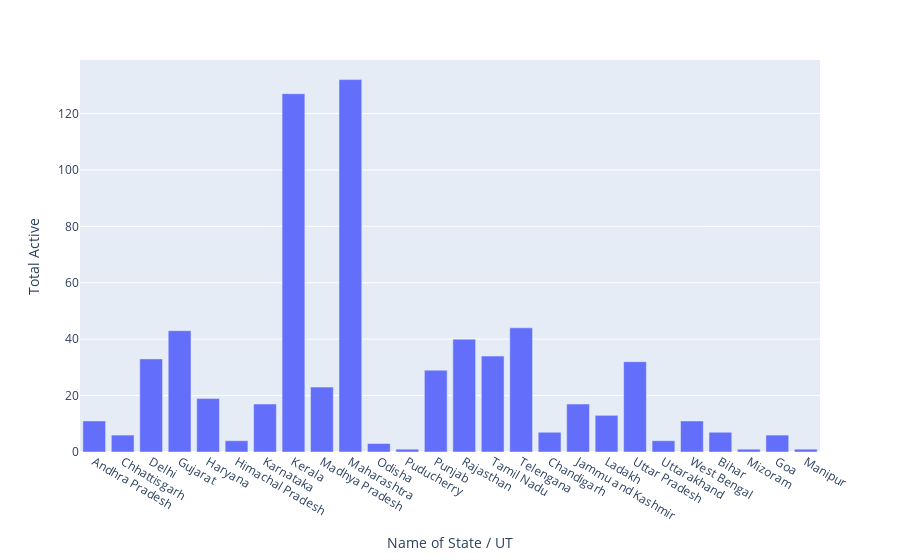

Notebook code for this chart:
### Markdown cell above
### plotly Express

### Code cell
px.bar(df,x='Name of State / UT',y='Total Active')

### Figure 1 — Plotly figure (JSON) as saved in the notebook; plotly's stock layout.template omitted (floating-point values rounded to 4 significant figures)
{"data": [{"alignmentgroup": "True", "hovertemplate": "Name of State / UT=%{x}<br>Total Active=%{y}<extra></extra>", "legendgroup": "", "marker": {"color": "#636efa"}, "name": "", "offsetgroup": "", "orientation": "v", "showlegend": false, "textposition": "auto", "type": "bar", "x": ["Andhra Pradesh", "Chhattisgarh", "Delhi", "Gujarat", "Haryana", "Himachal Pradesh", "Karnataka", "Kerala", "Madhya Pradesh", "Maharashtra", "Odisha", "Puducherry", "Punjab", "Rajasthan", "Tamil Nadu", "Telengana", "Chandigarh", "Jammu and Kashmir", "Ladakh", "Uttar Pradesh", "Uttarakhand", "West Bengal", "Bihar", "Mizoram", "Goa", "Manipur"], "xaxis": "x", "y": [11, 6, 33, 43, 19, 4, 17, 127, 23, 132, 3, 1, 29, 40, 34, 44, 7, 17, 13, 32, 4, 11, 7, 1, 6, 1], "yaxis": "y"}], "layout": {"barmode": "relative", "legend": {"tracegroupgap": 0}, "margin": {"t": 60}, "xaxis": {"anchor": "y", "domain": [0, 1], "title": {"text": "Name of State / UT"}}, "yaxis": {"anchor": "x", "domain": [0, 1], "title": {"text": "Total Active"}}}}
